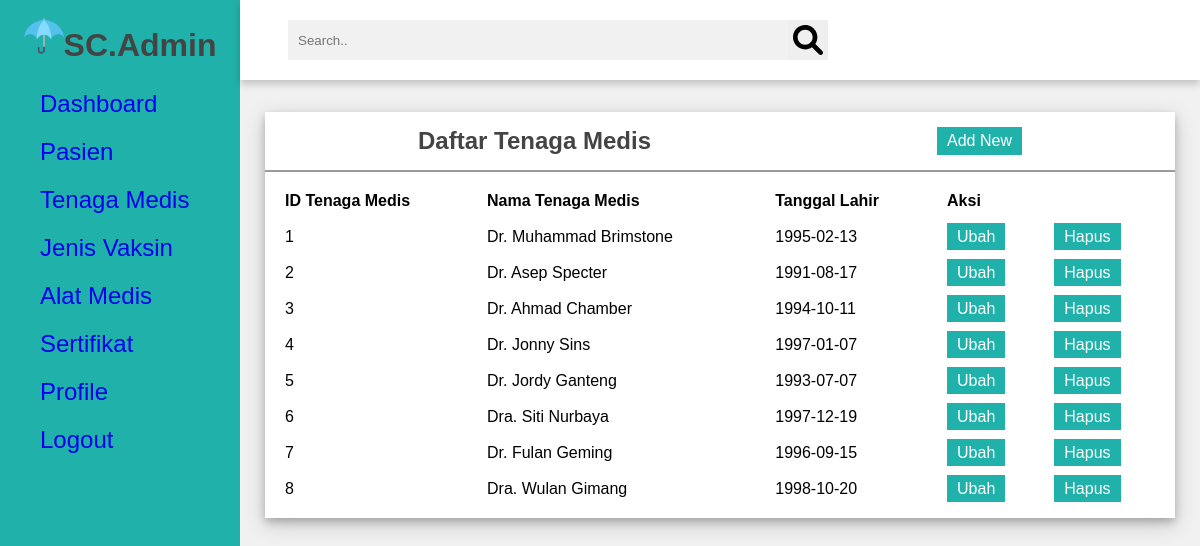
/admin/tenmed.php, run on the app's committed database.
### tables this page shows
CREATE TABLE `tenaga_medis` (
  `id_tenmed` int(11) NOT NULL,
  `nama_tenmed` varchar(50) NOT NULL,
  `tgl_lahir` date NOT NULL
);

### admin/functions.php (called while the page is built, shortened)
<?php
function koneksi() {
    $conn = mysqli_connect('localhost', 'root', '', 'pw2022_tubes') or die('KONEKSI GAGAL!!!');
    return $conn;
}
function query($query) {
    $conn = koneksi();
    $result = mysqli_query($conn, $query) or die(mysqli_error($conn));
    $rows = [];
    while($row = mysqli_fetch_assoc($result)) {
        $rows[] = $row;
    }
    return $rows;
}

### admin/tenmed.php (the view, shortened to what this page needs)
<?php
    require 'functions.php';
    $tenmed = query("SELECT * FROM tenaga_medis");
?>
<!DOCTYPE html>
<html lang="en">
<head>
    <link rel="stylesheet" href="style.css">
</head>
<body>
    <div class="side-menu">
        <div class="tab-name">
            <h1><img src="../img/kisspng-umbrella-clip-art-5b3008645136e8.6524105115298745323327.png" alt="">SC.Admin</h1>
        </div>
        <ul>
            <li><a href="index.php"><span>Dashboard</span></a> </li>
            <li><a href="pasien.php"><span>Pasien</span></a> </li>
            <li><a href="tenmed.php"><span>Tenaga Medis</span></a> </li>
            <li><a href="jenisvaksin.php"><span>Jenis Vaksin</span></a> </li>
            <li><a href="alatmedis.php"><span>Alat Medis</span></a>  </li>
            <li><a href="sertifikat.php"><span>Sertifikat</span></a></li>
            <li><a href="user.php"><span>Profile</span> </a></li>
            <li><a href="logout.php"><span>Logout</span> </a></li>
        </ul>
    </div>
    <div class="container">
        <div class="header">
            <div class="nav">
                <div class="search">
                    <form class="find" action="" method="post">
                        <input type="text" name="find" placeholder="Search.." autocomplete="off" autofocus>
                        <button name="search" type="submit"><img src="../img/magnifying-glass-solid.svg" alt=""></button>
                    </form>
                </div>
            </div>
        </div>
        <div class="content">
            <div class="content-2">
                <div class="daftar-pasien" style="margin-top:2rem;">
                    <div class="title">
                        <h2>Daftar Tenaga Medis</h2>
                        <a href="createtenmed.php" class="btn">Add New</a>
                    </div>
                    <table>
                        <tr>
                            <th>ID Tenaga Medis</th>
                            <th>Nama Tenaga Medis</th>
                            <th>Tanggal Lahir</th>
                            <th>Aksi</th>
                        </tr>
                        <?php
                            foreach ($tenmed as $row){
                        ?>
                        <tr>
                            <td><?php echo $row['id_tenmed'] ?></td>
                            <td><?php echo $row['nama_tenmed'] ?></td>
                            <td><?php echo $row['tgl_lahir'] ?></td>
                            <td><a href="ubahtenmed.php?id_tenmed=<?= $row["id_tenmed"]; ?>" class="btn">Ubah</a></td>
                            <td><a href="hapustenmed.php?id_tenmed=<?= $row["id_tenmed"]; ?>" class="btn" onclick="return confirm('Anda yakin akan menghapus data ini?')">Hapus</a></td>
                        </tr>
                        <?php
                            }
                        ?>
                    </table>
                </div>
            </div>
        </div>
    </div>
</body>
</html>

### admin/style.css (style rules this page uses)
* { margin: 0; padding: 0; box-sizing: border-box; font-family: "Poppins", sans-serif; }
body { min-height: 100vh; }
a { text-decoration: none; }
li { list-style: none; }
h1, h2 { color: #444; }
.btn { background: lightseagreen; color: white; padding: 5px 10px; text-align: center; }
.title { display: flex; align-items: center; justify-content: space-around; padding: 15px 10px; border-bottom: 2px solid #999; }
table { padding: 10px; }
th, td { text-align: left; padding: 8px; }
.side-menu { position: fixed; background: lightseagreen; width: 20vw; min-height: 100vh; display: flex; flex-direction: column; }
.side-menu .tab-name { height: 10vh; display: flex; align-items: center; justify-content: center; }
.side-menu .tab-name img { width: 40px; }
.side-menu li { font-size: 24px; padding: 10px 40px; color: white; display: flex; align-items: center; }
.container { position: absolute; right: 0; width: 80vw; height: 100vh; background: #f1f1f1; }
.container .header { position: fixed; top: 0; right: 0; width: 80vw; height: 10vh; background: white; display: flex; align-items: center; justify-content: center; box-shadow: 0 4px 8px 0 rgba(0, 0, 0, 0.2); z-index: 1; }
.container .header .nav { width: 90%; display: flex; align-items: center; }
.container .header .nav .search .find { flex: 3; display: flex; justify-content: center; }
.container .header .nav .search .find input[type="text"] { border: none; background: #f1f1f1; padding: 10px; width: 500px; }
.container .header .nav .search .find button { width: 40px; height: 40px; border: none; display: flex; align-items: center; justify-content: center; }
.container .header .nav .search .find button img { width: 30px; height: 30px; }
.container .content { position: relative; margin-top: 10vh; min-height: 90vh; background: #f1f1f1; }
.container .content .content-2 { min-height: 60vh; display: flex; justify-content: space-around; align-items: flex-start; flex-wrap: wrap; }
.container .content .content-2 .daftar-pasien { min-height: 50vh; flex: 5; background: white; margin: 0 25px 25px 25px; box-shadow: 0 4px 8px 0 rgba(0, 0, 0, 0.2), 0 6px 20px 0 rgba(0, 0, 0, 0.19); display: flex; flex-direction: column; margin-top: 5rem; }

### data on the page
tenaga_medis: id_tenmed "1", nama_tenmed "Dr. Muhammad Brimstone", tgl_lahir "1995-02-13"
tenaga_medis: id_tenmed "2", nama_tenmed "Dr. Asep Specter", tgl_lahir "1991-08-17"
tenaga_medis: id_tenmed "3", nama_tenmed "Dr. Ahmad Chamber", tgl_lahir "1994-10-11"
tenaga_medis: id_tenmed "4", nama_tenmed "Dr. Jonny Sins", tgl_lahir "1997-01-07"
tenaga_medis: id_tenmed "5", nama_tenmed "Dr. Jordy Ganteng", tgl_lahir "1993-07-07"
tenaga_medis: id_tenmed "6", nama_tenmed "Dra. Siti Nurbaya", tgl_lahir "1997-12-19"
tenaga_medis: id_tenmed "7", nama_tenmed "Dr. Fulan Geming", tgl_lahir "1996-09-15"
tenaga_medis: id_tenmed "8", nama_tenmed "Dra. Wulan Gimang", tgl_lahir "1998-10-20"
